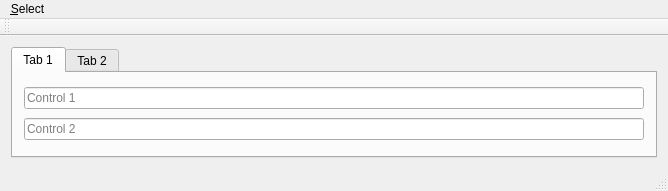
<?xml version="1.0" encoding="UTF-8"?>
<ui version="4.0">
 <class>MainWindow</class>
 <widget class="QMainWindow" name="MainWindow">
  <property name="geometry">
   <rect>
    <x>0</x>
    <y>0</y>
    <width>668</width>
    <height>191</height>
   </rect>
  </property>
  <property name="windowTitle">
   <string>MainWindow</string>
  </property>
  <widget class="QWidget" name="centralWidget">
   <layout class="QHBoxLayout" name="horizontalLayout">
    <item>
     <widget class="QTabWidget" name="tabWidget">
      <property name="currentIndex">
       <number>0</number>
      </property>
      <widget class="QWidget" name="tab">
       <attribute name="title">
        <string>Tab 1</string>
       </attribute>
       <layout class="QVBoxLayout" name="verticalLayout">
        <item>
         <widget class="QLineEdit" name="lineEdit_Tab1_Control1">
          <property name="placeholderText">
           <string>Control 1</string>
          </property>
         </widget>
        </item>
        <item>
         <widget class="QLineEdit" name="lineEdit_Tab1_Control2">
          <property name="placeholderText">
           <string>Control 2</string>
          </property>
         </widget>
        </item>
       </layout>
      </widget>
      <widget class="QWidget" name="tab_2">
       <attribute name="title">
        <string>Tab 2</string>
       </attribute>
       <layout class="QVBoxLayout" name="verticalLayout_2">
        <item>
         <widget class="QLineEdit" name="lineEdit_Tab2_Control1">
          <property name="placeholderText">
           <string>Control 1</string>
          </property>
         </widget>
        </item>
        <item>
         <widget class="QLineEdit" name="lineEdit_Tab2_Control2">
          <property name="placeholderText">
           <string>Control 2</string>
          </property>
         </widget>
        </item>
       </layout>
      </widget>
     </widget>
    </item>
   </layout>
  </widget>
  <widget class="QMenuBar" name="menuBar">
   <property name="geometry">
    <rect>
     <x>0</x>
     <y>0</y>
     <width>668</width>
     <height>23</height>
    </rect>
   </property>
   <widget class="QMenu" name="menu_Select">
    <property name="title">
     <string>&amp;Select</string>
    </property>
    <addaction name="action_Tab1_Control_2"/>
    <addaction name="actionTab_2_Control_2"/>
   </widget>
   <addaction name="menu_Select"/>
  </widget>
  <widget class="QToolBar" name="mainToolBar">
   <attribute name="toolBarArea">
    <enum>TopToolBarArea</enum>
   </attribute>
   <attribute name="toolBarBreak">
    <bool>false</bool>
   </attribute>
  </widget>
  <widget class="QStatusBar" name="statusBar"/>
  <action name="action_Tab1_Control_2">
   <property name="text">
    <string>Tab&amp;1, Control 2</string>
   </property>
  </action>
  <action name="actionTab_2_Control_2">
   <property name="text">
    <string>Tab&amp;2, Control 2</string>
   </property>
  </action>
 </widget>
 <layoutdefault spacing="6" margin="11"/>
 <tabstops>
  <tabstop>lineEdit_Tab1_Control1</tabstop>
  <tabstop>lineEdit_Tab1_Control2</tabstop>
  <tabstop>lineEdit_Tab2_Control1</tabstop>
  <tabstop>lineEdit_Tab2_Control2</tabstop>
  <tabstop>tabWidget</tabstop>
 </tabstops>
 <resources/>
 <connections/>
</ui>
